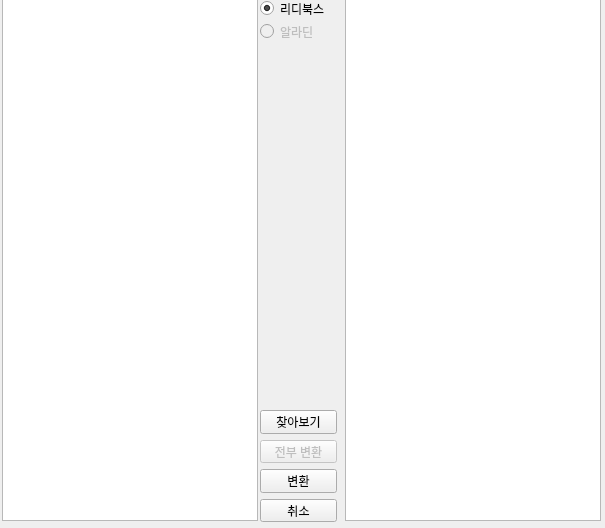
<?xml version="1.0" encoding="UTF-8"?>
<ui version="4.0">
 <class>Form</class>
 <widget class="QWidget" name="Form">
  <property name="geometry">
   <rect>
    <x>0</x>
    <y>0</y>
    <width>605</width>
    <height>528</height>
   </rect>
  </property>
  <property name="windowTitle">
   <string>Form</string>
  </property>
  <widget class="QListView" name="listView">
   <property name="geometry">
    <rect>
     <x>2</x>
     <y>-1</y>
     <width>256</width>
     <height>522</height>
    </rect>
   </property>
  </widget>
  <widget class="QWidget" name="layoutWidget">
   <property name="geometry">
    <rect>
     <x>260</x>
     <y>410</y>
     <width>77</width>
     <height>112</height>
    </rect>
   </property>
   <layout class="QGridLayout" name="gridLayout">
    <item row="0" column="0">
     <widget class="QPushButton" name="pushButton_3">
      <property name="text">
       <string>찾아보기</string>
      </property>
     </widget>
    </item>
    <item row="1" column="0">
     <widget class="QPushButton" name="pushButton">
      <property name="enabled">
       <bool>false</bool>
      </property>
      <property name="text">
       <string>전부 변환</string>
      </property>
     </widget>
    </item>
    <item row="2" column="0">
     <widget class="QPushButton" name="pushButton_2">
      <property name="text">
       <string>변환</string>
      </property>
     </widget>
    </item>
    <item row="3" column="0">
     <widget class="QPushButton" name="pushButton_4">
      <property name="text">
       <string>취소</string>
      </property>
     </widget>
    </item>
   </layout>
  </widget>
  <widget class="QWidget" name="layoutWidget_2">
   <property name="geometry">
    <rect>
     <x>260</x>
     <y>0</y>
     <width>92</width>
     <height>40</height>
    </rect>
   </property>
   <layout class="QGridLayout" name="gridLayout_2">
    <item row="0" column="0">
     <widget class="QRadioButton" name="radioButton">
      <property name="text">
       <string>리디북스</string>
      </property>
      <property name="checked">
       <bool>true</bool>
      </property>
     </widget>
    </item>
    <item row="1" column="0">
     <widget class="QRadioButton" name="radioButton_2">
      <property name="enabled">
       <bool>false</bool>
      </property>
      <property name="text">
       <string>알라딘</string>
      </property>
     </widget>
    </item>
   </layout>
  </widget>
  <widget class="QListView" name="listView_2">
   <property name="geometry">
    <rect>
     <x>345</x>
     <y>-1</y>
     <width>256</width>
     <height>522</height>
    </rect>
   </property>
  </widget>
 </widget>
 <resources/>
 <connections/>
</ui>
